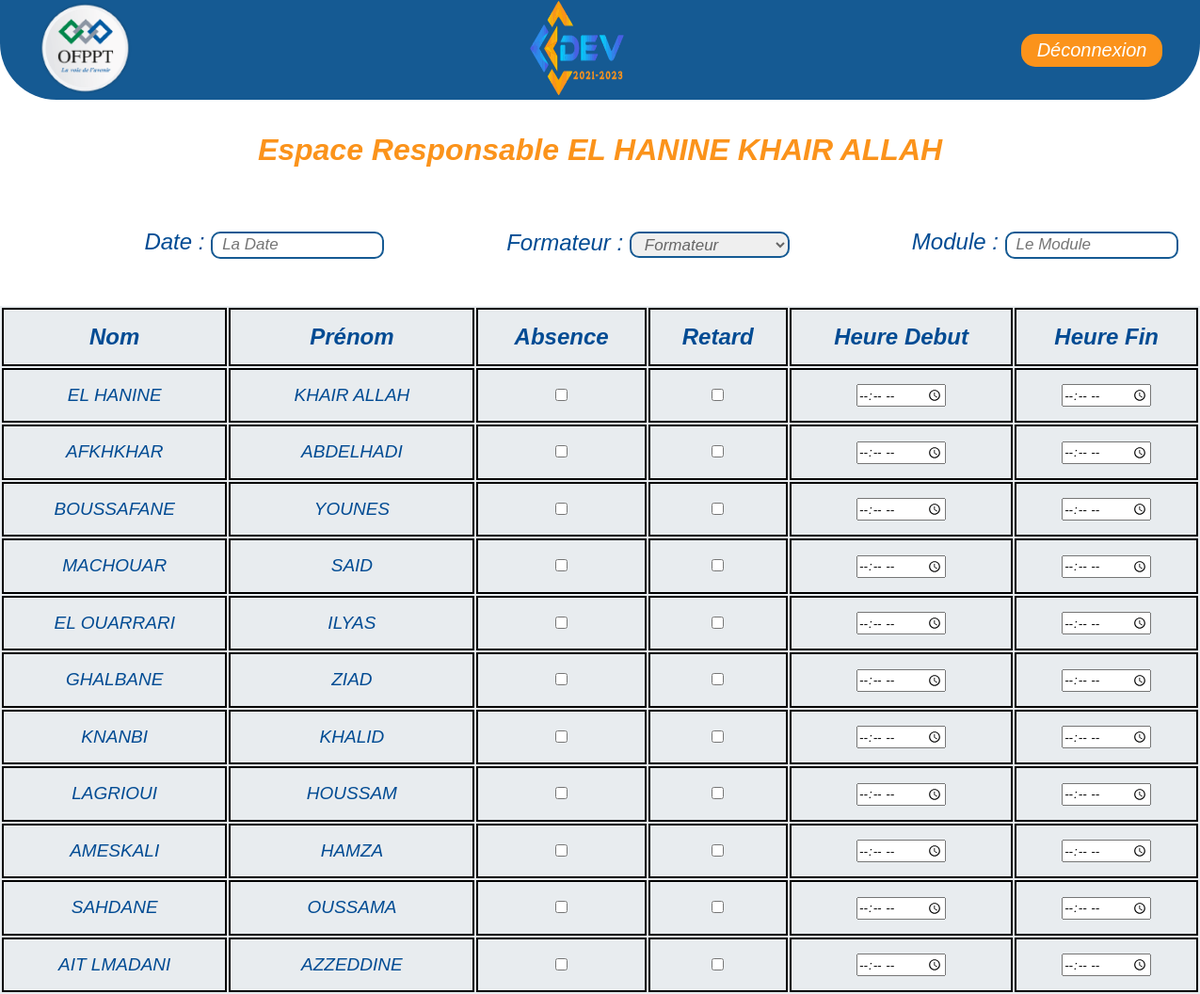
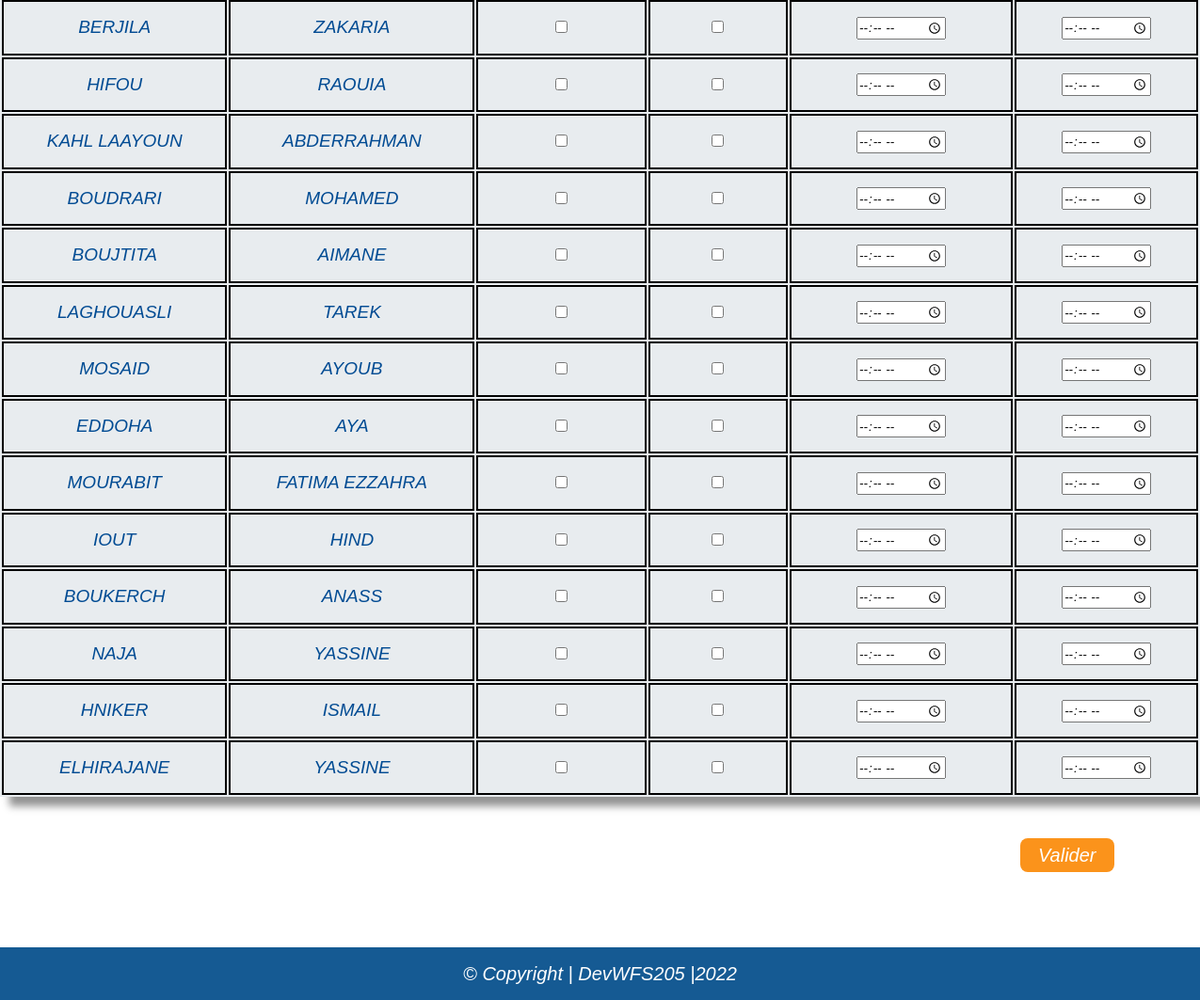
Page /responsable.php (signed in) on the committed database (2 pictures, top to bottom).
### tables this page shows
CREATE TABLE `stagiaire` (
  `CEF` varchar(50) NOT NULL,
  `nomStagiaire` varchar(60) NOT NULL,
  `prenomStagiaire` varchar(60) NOT NULL,
  `idGroupe` int(11) DEFAULT NULL
);

### responsable.php (the view, shortened to what this page needs)
<?php
include_once('inc/db.php');
?>
<?php
$user = $_SESSION['CEF'];
$sql = "SELECT * FROM stagiaire WHERE CEF = $user";
$pdo_statement = $conn->prepare($sql);
$pdo_statement->execute();
$result = $pdo_statement->fetch();
$idgrp = $result['idGroupe'];
$sql2 = "SELECT * FROM stagiaire WHERE idGroupe =$idgrp";
$pdo_statement = $conn->prepare($sql2);
$pdo_statement->execute();
$resultfinale = $pdo_statement->fetchALL();
?>
<!DOCTYPE html>
<html lang="en">
<head>
    <link rel="stylesheet" href="./styles/styleResponsable.css">
</head>
<body>
    <div class="container">
        <div class="header">
            <div class="logoOfppt">
                <img src="./images/Ofpptlogo.png" alt="logoOfppt" id="logoOfppt">
            </div>
            <div class="logoApp">
                <img src="./images/logoApp.png" alt='logo' id="logoApp">
            </div>
            <div class="buttonDeconexion"><a href="logout.php"> <button>Déconnexion</button></a>
            </div>
        </div>
        <section>
            <h1>espace responsable <?= $result['nomStagiaire'] . " " . $result['prenomStagiaire']; ?>
            </h1>
            <div class="responsable">
                <form action="./inc/InsertAbsence.php" method="GET" id="form">
                    <div class="listeEtudiants">
                        <div>
                            Date : <input placeholder="La Date" name="date" class="textbox-n" type="text"
                                onfocus="(this.type='date')" id="date" required>
                        </div>
                        <div>
                            Formateur : <select required class="selectFormateur" name="formateur" id="formateur">
                                <option value="" disabled selected class="first-option">Formateur</option>
                            </select>
                        </div>
                        <div>
                            Module : <input type="text" name="module" id="module" placeholder="Le Module" required>
                        </div>
                    </div>
                    <table>
                        <tr>
                            <th>nom</th>
                            <th>prénom</th>
                            <th>absence</th>
                            <th>retard</th>
                            <th>heure debut</th>
                            <th>heure fin</th>
                        </tr>
                        <?php
                        if (!empty($resultfinale)) {
                            $c = 1;
                            foreach ($resultfinale as $row) {
                                $id = $row['CEF'];
                            ?>
                        <tr id="tr-<?= $c++ ?>">
                            <td>
                                <?= $row['nomStagiaire'] ?>
                            </td>
                            <td>
                                <?= $row['prenomStagiaire'] ?>
                            </td>
                            <td><input type="checkbox" name="absence-<?= $id ?>" id="btnAb" value="absence" /></td>
                            <td><input type="checkbox" name="retard-<?= $id ?>" id="btnRet" value="retard" /></td>
                            <td><input type="time" class="debut" name="debut-<?= $id ?>" min="8:30" max="18:30"></td>
                            <td> <input type="time" class="fin" name="Fin-<?= $id ?>" min="8:30" max="18:30"></td>
                        </tr>
                        <?php
                            }
                        }
                        ?>
                    </table>
            </div>
            <div class="buttonVlaiderPhoto">
                <input type="submit" value="valider" name="valider" id="buttonValider" required>
            </div>
        </section>
        <footer>
            <p> © Copyright | DevWFS205 |2022 </p>
        </footer>
    </div>
</body>
</html>

### styles/styleResponsable.css (style rules this page uses)
:root { --color1: #155a93; --color2: #fb931b; --color3: #d8e6ea; }
* { padding: 0px; margin: 0px; font-family: "Franklin Gothic Demi italic", "Franklin Gothic Medium", "Arial Narrow", Arial, sans-serif; text-transform: capitalize; font-style: italic; }
body { -ms-overflow-style: none; scrollbar-width: none; }
.container .header { display: flex; flex-wrap: wrap; justify-content: space-between; align-items: center; padding: 1px 40px; background-color: var(--color1); border-radius: 0 0 60px 60px; }
#logoOfppt { height: 100px; width: 100px; }
#logoApp { height: 100px; width: 100px; }
.buttonDeconexion button { margin-right: 0px; background-color: var(--color2); text-align: center; border-radius: 15px; font-size: 20px; width: 150px; height: 35px; color: white; cursor: pointer; outline: none; border: none; }
section h1 { display: flex; align-items: center; justify-content: center; text-align: center; padding: 35px 25px; font-size: 32px; color: var(--color2); }
.responsable { display: flex; flex-wrap: wrap; align-items: center; justify-content: center; color: #004b93; font-size: 24px; }
#date { color: black; }
.responsable div input { width: 170px; height: 25px; outline: none; border: 2px solid var(--color1); border-radius: 10px; font-size: 17px; padding-left: 10px; }
select:required:invalid { color: #666; }
option[value=""][disabled] { display: none; }
option { color: #000; }
.selectFormateur { width: 170px; height: 28px; outline: none; border: 2px solid var(--color1); border-radius: 10px; font-size: 17px; padding-left: 10px; }
.responsable div { margin: 15px 65px 25px; }
.listeEtudiants { display: flex; justify-content: center; align-items: center; width: 100%; }
table { width: 100%; font-size: 24px; box-shadow: 10px 10px 8px rgb(147, 147, 147); background-color: rgb(232, 236, 239); }
table tr td { font-size: 19px; }
.listeEtudiants table, td, th { border: 2px solid black; border-collapse: collapse; text-align: center; padding: 15px; }
[type="checkbox"] { position: relative; cursor: pointer; outline: none; }
#buttonValider { margin-left: 85vw; background-color: var(--color2); text-align: center; border-radius: 8px; font-size: 20px; width: 100px; height: 36px; color: white; cursor: pointer; outline: none; border: none; margin-top: 44px; padding: 4px; }
footer { display: flex; position: relative; background-color: var(--color1); justify-content: center; align-items: center; color: white; width: 100%; height: 7vh; margin-top: 10vh; }
footer p { font-size: 20px; }

### rows in the picture
stagiaire: nomStagiaire "EL HANINE", prenomStagiaire "KHAIR ALLAH"
stagiaire: nomStagiaire "AFKHKHAR", prenomStagiaire "ABDELHADI"
stagiaire: nomStagiaire "BOUSSAFANE", prenomStagiaire "YOUNES"
stagiaire: nomStagiaire "MACHOUAR", prenomStagiaire "SAID"
stagiaire: nomStagiaire "EL OUARRARI", prenomStagiaire "ILYAS"
stagiaire: nomStagiaire "GHALBANE", prenomStagiaire "ZIAD"
stagiaire: nomStagiaire "KNANBI", prenomStagiaire "KHALID"
stagiaire: nomStagiaire "LAGRIOUI", prenomStagiaire "HOUSSAM"
stagiaire: nomStagiaire "AMESKALI", prenomStagiaire "HAMZA"
stagiaire: nomStagiaire "SAHDANE", prenomStagiaire "OUSSAMA"
stagiaire: nomStagiaire "AIT LMADANI", prenomStagiaire "AZZEDDINE"
stagiaire: nomStagiaire "BERJILA", prenomStagiaire "ZAKARIA"
stagiaire: nomStagiaire "HIFOU", prenomStagiaire "RAOUIA"
stagiaire: nomStagiaire "KAHL LAAYOUN", prenomStagiaire "ABDERRAHMAN"
stagiaire: nomStagiaire "BOUDRARI", prenomStagiaire "MOHAMED"
stagiaire: nomStagiaire "BOUJTITA", prenomStagiaire "AIMANE"
stagiaire: nomStagiaire "LAGHOUASLI", prenomStagiaire "TAREK"
stagiaire: nomStagiaire "MOSAID", prenomStagiaire "AYOUB"
stagiaire: nomStagiaire "EDDOHA", prenomStagiaire "AYA"
stagiaire: nomStagiaire "MOURABIT", prenomStagiaire "FATIMA EZZAHRA"
stagiaire: nomStagiaire "IOUT", prenomStagiaire "HIND"
stagiaire: nomStagiaire "BOUKERCH", prenomStagiaire "ANASS"
stagiaire: nomStagiaire "NAJA", prenomStagiaire "YASSINE"
stagiaire: nomStagiaire "HNIKER", prenomStagiaire "ISMAIL"
stagiaire: nomStagiaire "ELHIRAJANE", prenomStagiaire "YASSINE"
